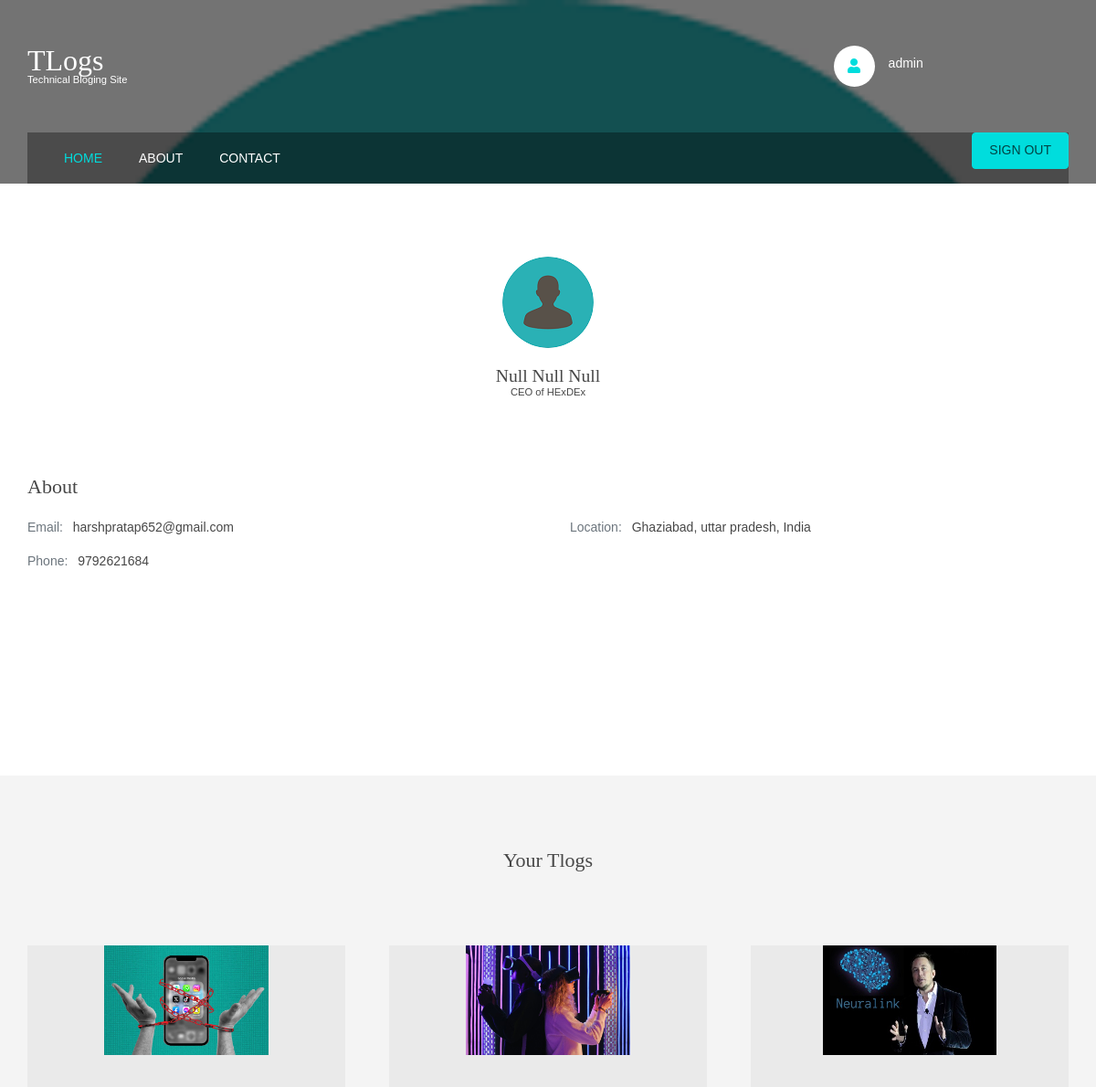
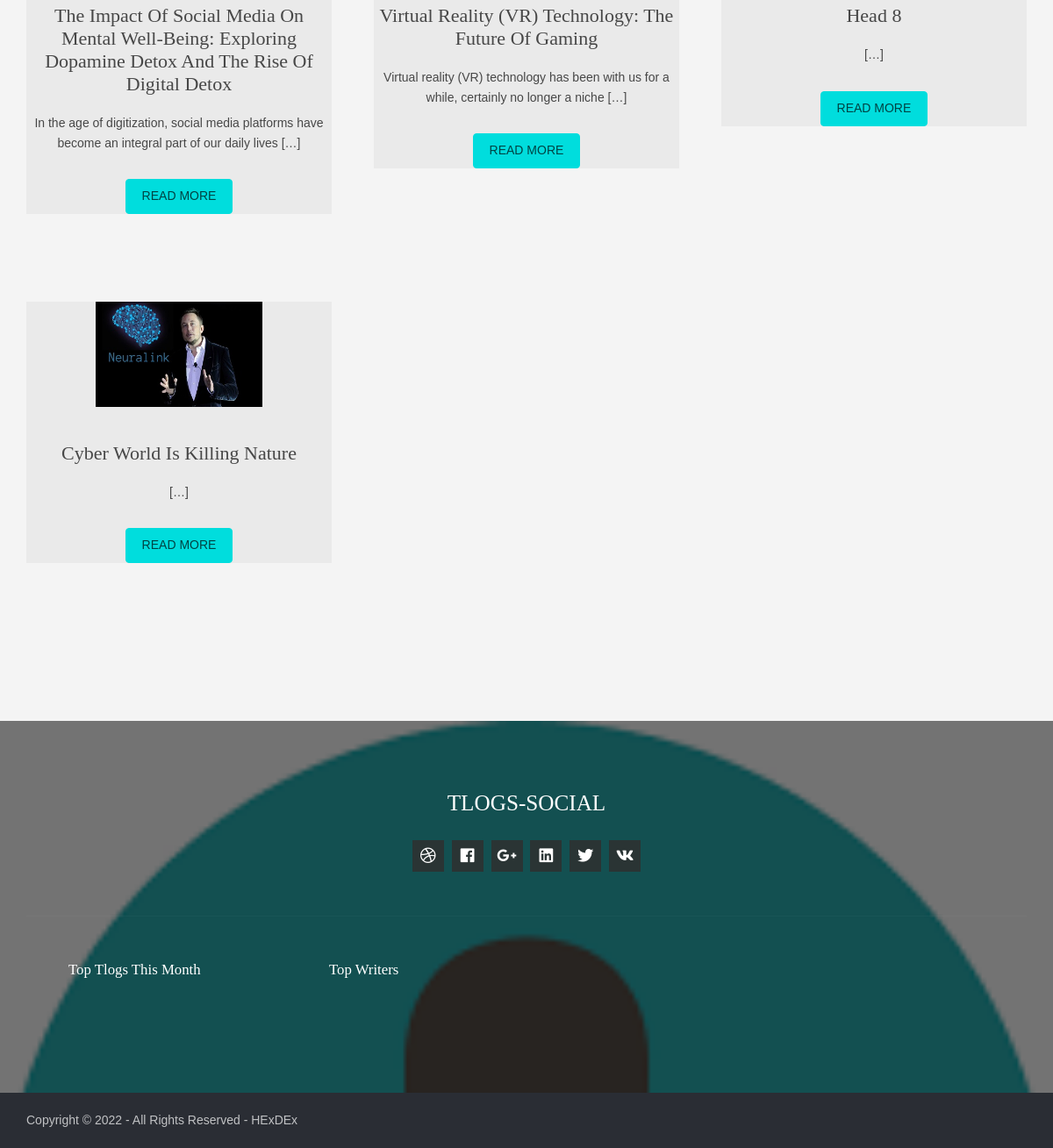
Page /profile/harshpratap652@gmail.com (signed in) on the committed database (2 pictures, top to bottom).
### home/models.py (models this page shows)
class Login(models.Model):
    email = models.CharField(max_length=122)
    fname = models.CharField(max_length=12)
    mname = models.CharField(max_length=12)
    lname = models.CharField(max_length=12)
    phone = models.CharField(max_length=12)
    password = models.CharField(max_length=122)
    dp = models.TextField(blank=True, null=True)
    city = models.CharField(max_length=90)
    state = models.CharField(max_length=90)
    country = models.CharField(max_length=90)
    terms = models.CharField(max_length=5)
    date = models.DateTimeField()

class Tlog_body(models.Model):
    tlog = models.ForeignKey(Tlogs, on_delete=models.CASCADE)
    body = models.TextField(blank=True, null=True)
    image = models.TextField(blank=True, null=True)
    email = models.CharField(max_length=122, blank=True, null=True)
    title = models.CharField(max_length=195, blank=True, null=True)
    date = models.DateField()

class Tlogs(models.Model):
    email = models.CharField(max_length=122)
    title = models.CharField(max_length=195)
    publish = models.IntegerField(blank=True, null=True)
    views = models.IntegerField(blank=True, default='0', null=True)
    date = models.DateTimeField()

### home/views.py (the view)
# urls.py: path('profile/<id>', views.profiles, name='profiles'),
def profiles(request, id):
    username = None
    if request.user.is_authenticated:
        username = id
        data = Login.objects.filter(email = username).values()[:1][0]
        t_data = Tlogs.objects.filter(email = username).order_by('-id').values()
        my_tlogs = make_tlog_body(t_data)
        context = {
            "profile" : data,
            "tlogs" : my_tlogs
        }
        return render(request, 'profile.html', context)

### templates/profile.html (shortened to what this page needs)
{% extends 'theme.html' %}
{% load static %}
{% block body %}
</div>
<div class="wrapper ">
  <section id="testimonials" class="hoc container clear">
    <article class="one first"><img src="{% static 'images/demo/100x100.png' %}" alt="">
      <h6 class="heading">{{ profile.fname }} {{ profile.mname }} {{ profile.lname }}</h6>
      <em>CEO of HExDEx</em>
    </article>
    <div class="wrapper row3">
      <main class="hoc container clear">
        <div class="content">
          <h2>About</h2>
          <div class="group btmspace-50 ">
            <div class="one_half first">
                <ul class="list-unstyled mb-1-9">
                    <li class="mb-2 mb-xl-3 display-28"><span class="display-26 text-secondary me-2 font-weight-600">Email:</span> {{ profile.email }} </li>
                    <li class="mb-2 mb-xl-3 display-28"><span class="display-26 text-secondary me-2 font-weight-600">Phone:</span> {{ profile.phone }}</li>
                </ul>
            </div>
            <div class="one_half">
                <ul class="list-unstyled mb-1-9">
                    <li class="mb-2 mb-xl-3 display-28"><span class="display-26 text-secondary me-2 font-weight-600">Location:</span> {{ profile.city }}, {{ profile.state }}, {{ profile.country }} </li>
                </ul>
            </div>
          </div>
        </div>
      </main>
    </div>
  </section>
</div>
<div class="wrapper row2">
  <section class="hoc container clear">
    <div class="sectiontitle">
      <h6 class="heading">Your Tlogs</h6>
    </div>
    <ul class="nospace group center">
      {% for i in tlogs %}
      <li class="one_third {% if forloop.counter|add:"2"|divisibleby:"3" %} first{% endif %}" style="margin-bottom:100px;background:#eaeaea;">
        <article><a href="{{ request.scheme }}://{{ request.get_host }}/view/{{ i.t_id }}">
          {% if i.image != '' %}
            <img src="{{ i.image }}" style="max-height: 120px; margin-bottom: 40px;" alt="">
          {% else %}
            <img src="{% static 'images/demo/348x220.png' %}" style="max-height: 120px; margin-bottom: 40px;" alt="">
          {% endif %}
        </a>
          <h6 class="heading">{{ i.title }}</h6>
          <p class="btmspace-30">{{ i.body }} [&hellip;]</p>
          <footer><a class="btn" href="{{ request.scheme }}://{{ request.get_host }}/view/{{ i.t_id }}">Read More</a></footer>
        </article>
      </li>
      {% endfor %}
    </ul>
  </section>
</div>
{% endblock body %}

### templates/theme.html (shortened to what this page needs)
<!DOCTYPE html>
<html lang="">
<head>
  {% load static %}
  <link href="https://cdn.jsdelivr.net/npm/bootstrap@5.2.3/dist/css/bootstrap.min.css" rel="stylesheet"
>
  <link rel="stylesheet" href="https://maxcdn.bootstrapcdn.com/bootstrap/3.4.1/css/bootstrap.min.css">
  <link href="{% static '/layout/styles/layout.css' %}" rel="stylesheet" type="text/css" media="all">
</head>
<body id="top">
  <div class="bgded overlay" style="background-image:url('{% static 'images/demo/backgrounds/01.png' %}');">
    <header id="header" class="hoc clear">
      <div id="logo" class="one_quarter first">
        <h1><a href="{{ request.scheme }}://{{ request.get_host }}">TLogs</a></h1>
        <p>Technical Bloging Site</p>
      </div>
      <div class="three_quarter">
        <ul class="nospace clear">
          <li class="one_third first">
            <div class="block clear">
            </div>
          </li>
          <li class="one_third">
            <div class="block clear">
            </div>
          </li>
          <li class="one_third">
            <div class="block clear">
              {% if request.user.is_authenticated %}
              <a href="{{ request.scheme }}://{{ request.get_host }}/profile"><i class="fas fa-user"></i></a> <span><strong> {{ request.user.first_name }}</strong>
                {{ request.user.username }}</span>
              {% else %}
              <i class="fas fa-user" data-toggle="modal" data-target="#myModal"></i> <span data-toggle="modal"
                data-target="#myModal"><strong> Sign In</strong></span>
              {% endif %}
            </div>
          </li>
        </ul>
      </div>
    </header>
    <section id="navwrapper" class="hoc clear">
      <nav id="mainav">
        <ul class="clear">
          <li class="active"><a href="{{ request.scheme }}://{{ request.get_host }}">Home</a></li>
          <li><a href="#">About</a></li>
          <li><a href="#">Contact</a></li>
        </ul>
      </nav>
      {% if request.user.is_authenticated %}
      <form action="/signout">
        <button style="float:right;" type="submit" class="btn btn-outline-primary">Sign out</button>
      </form>
      {% endif%}
    </section>
    {% block body %}{% endblock body %}
  <div class="bgded overlay row4" style="background-image:url('images/demo/backgrounds/01.png');">
    <footer id="footer" class="hoc clear">
      <div class="center btmspace-50">
        <h6 class="heading">TLogs-Social</h6>
        <ul class="faico clear">
          <li><a class="faicon-dribble" href="#"><i class="fab fa-dribbble"></i></a></li>
          <li><a class="faicon-facebook" href="#"><i class="fab fa-facebook"></i></a></li>
          <li><a class="faicon-google-plus" href="#"><i class="fab fa-google-plus-g"></i></a></li>
          <li><a class="faicon-linkedin" href="#"><i class="fab fa-linkedin"></i></a></li>
          <li><a class="faicon-twitter" href="#"><i class="fab fa-twitter"></i></a></li>
          <li><a class="faicon-vk" href="#"><i class="fab fa-vk"></i></a></li>
        </ul>
      </div>
      <hr class="btmspace-50">
      <div class="one_quarter">
        <h6 class="heading">Top Tlogs This Month</h6>
      </div>
      <div class="one_quarter">
        <h6 class="heading">Top Writers</h6>
      </div>
    </footer>
  </div>
  <div class="wrapper row5">
    <div id="copyright" class="hoc clear">
      <p class="fl_left">Copyright &copy; 2022 - All Rights Reserved - <a href="#">HExDEx</a></p>
    </div>
  </div>
</body>
</html>

### static/layout/styles/layout.css (style rules this page uses)
#header { padding:50px 0; }
#header #logo * { margin:0; padding:0; line-height:1; }
#header #logo h1 { font-size:32px; }
#header #logo p { font-size:.8rem; }
#header ul li div { position:relative; min-height:45px; padding:0 0 0 60px; line-height:1; word-wrap:break-word; }
#header ul li div i { position:absolute; top:0; left:0; width:45px; height:45px; line-height:45px; font-size:16px; text-align:center; border-radius:50%; }
#header ul li div span { display:block; padding:4px 0 0 0; }
#header div:last-child { margin-bottom:0; }
#navwrapper { padding:0 0 0 20px; }
.container { padding:80px 0; }
.sectiontitle { display:block; max-width:55%; margin:0 auto 80px; text-align:center; }
.sectiontitle * { margin:0; }
#testimonials article { text-align:center; }
#testimonials article * { margin:0; padding:0; }
#testimonials article img { margin-bottom:20px; border-radius:50%; }
#testimonials article .heading { font-size:1.4rem; }
#testimonials article em { display:block; margin-top:-5px; font-size:.8rem; font-style:normal; }
#footer { padding:80px 0; }
#footer .heading { margin-bottom:50px; font-size:1.2rem; }
#footer > div:first-of-type .heading { margin-bottom:20px; text-transform:uppercase; font-size:1.8rem; }
#footer > div:first-of-type .faico { margin-bottom:30px; }
#copyright { padding:20px 0; }
#copyright * { margin:0; padding:0; }
*, *::before, *::after { transition:all .3s ease-in-out; }
nav ul, nav ol { margin:0; padding:0; list-style:none; }
#mainav, #breadcrumb, .sidebar nav { line-height:normal; }
#mainav { display:block; float:left; }
#mainav ul { text-transform:uppercase; }
#mainav li { display:block; float:left; position:relative; margin:0; padding:0; }
#mainav li:last-child { margin-right:0; }
#mainav li a { display:block; padding:20px; }
.faico { margin:0; padding:0; list-style:none; }
.faico li { display:inline-block; margin:8px 5px 0 0; padding:0; line-height:normal; }
.faico li:last-child { margin-right:0; }
.faico a { display:inline-block; width:36px; height:36px; line-height:36px; font-size:18px; text-align:center; }
.faico a { color:#FFFFFF; background-color:#2A3434; }
body { color:#474747; background-color:#FFFFFF; }
a { color:#00DDDD; }
hr, .borderedbox { border-color:#D7D7D7; }
.overlay { color:#FFFFFF; background-color:inherit; }
.overlay::after { color:inherit; background-color:rgba(0,0,0,.55); }
.btn, .btn.inverse:hover { color:#004444; background-color:#00DDDD; border-color:#00DDDD; }
.row2 { color:#474747; background-color:#F4F4F4; }
.row3 { color:#474747; background-color:#FFFFFF; }
.row4 { color:#C1C2C4; background-color:#323639; }
.row5, .row5 a { color:#C1C2C4; background-color:#2A2D34; }
#header #logo a { color:inherit; }
#header ul li div i { background-color:#FFFFFF; }
#navwrapper { color:#FFFFFF; background-color:rgba(0,0,0,.35); }
#footer .heading { color:#FFFFFF; }
#footer hr, #footer .borderedbox, #footer .linklist li { border-color:rgba(255,255,255,.1); }
#mainav li a { color:inherit; }
#mainav .active a, #mainav a:hover, #mainav li:hover > a { color:#00DDDD; background-color:inherit; }
@media screen and (min-width:1140px) { .hoc { max-width:1140px; } }

### rows in the picture
Login: fname "Null", mname "Null", lname "Null", email "harshpratap652@gmail.com", phone "9792621684", city "Ghaziabad", state "uttar pradesh", country "India"
Tlog_body: image (picture)
Tlogs: title "The Impact Of Social Media On Mental Well-Being: Exploring Dopamine Detox And The Rise Of Digital Detox"
Tlog_body: image (picture)
Tlogs: title "Virtual Reality (VR) Technology: The Future Of Gaming"
Tlogs: title "Head 8"
Tlogs: title "Cyber World Is Killing Nature"

### other values in the picture
{{ request.user.username }} "admin"
{{ i.body }} "In the age of digitization, social media platforms have become an integral part of our daily lives" "Virtual reality (VR) technology has been with us for a while, certainly no longer a niche"
